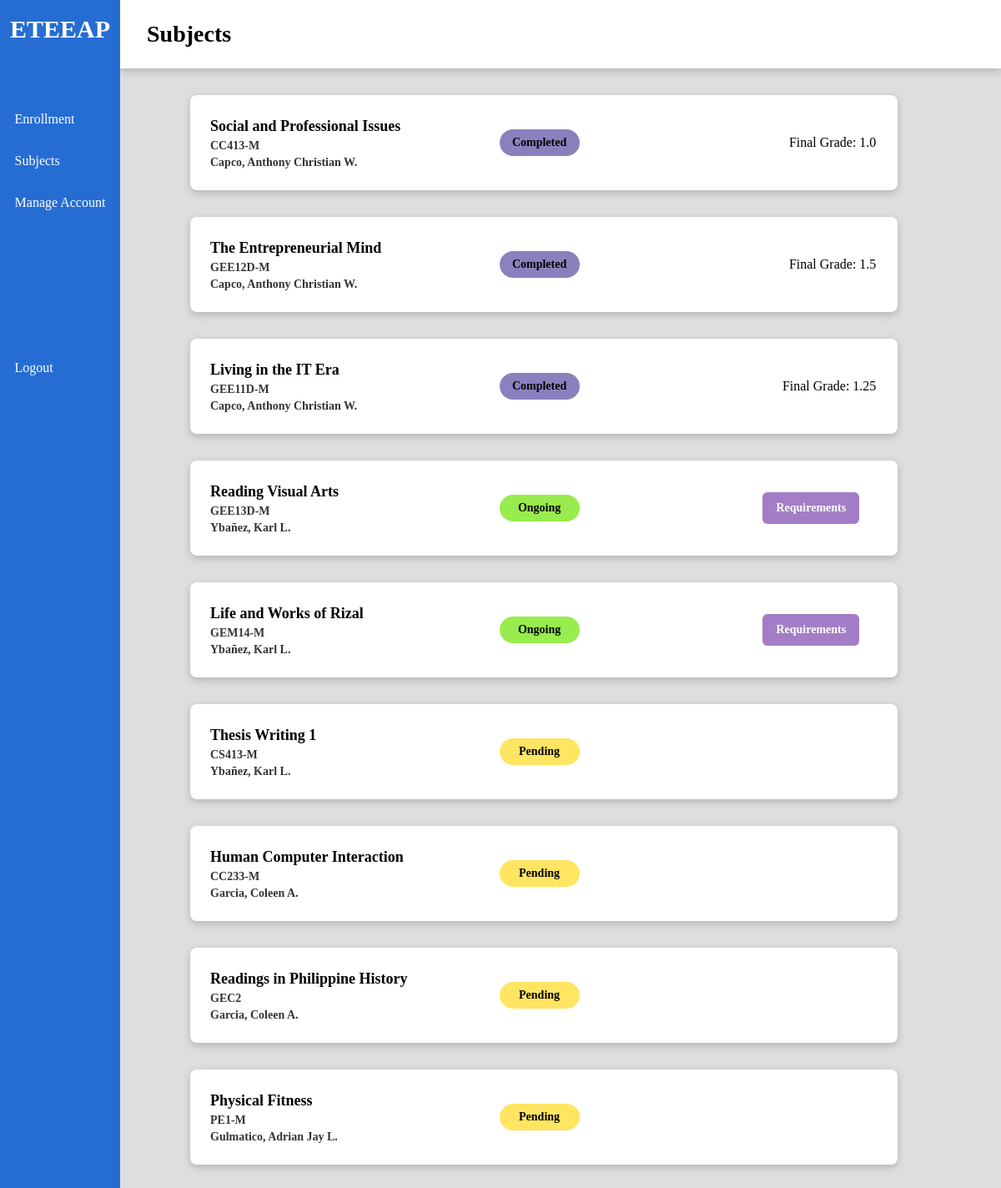
The page /index/subjects (signed in) on the database its author committed.
### models.py (models this page shows)
class Enrollment(db.Model):
    __tablename__ = "enrollments"
    id = db.Column("id", db.Integer, primary_key=True)
    course = db.Column("course", db.Integer, db.ForeignKey('courses.id'))
    units = db.Column("units", db.Integer)
    ay = db.Column("academic_year", db.String(9))
    semester = db.Column("semester", db.Enum('1st', '2nd', 'Midyear'))
    instructor = db.Column("instructor", db.Integer, db.ForeignKey('instructors.id'))
    student = db.Column("student", db.Integer, db.ForeignKey('students.id'))
    status = db.Column("status", db.Enum('listed', 'pending', 'ongoing', 'completed'), default='listed')
    grade = db.Column("grade", db.Float)
    form1 = db.Column("form1path", db.String(64))
    form2 = db.Column("form2path", db.String(64))
    form3 = db.Column("form3path", db.String(64))
    honorarium = db.Column("honorarium", db.Enum('onprocess', 'released'), default='onprocess')
    requirements = db.relationship("Requirement", backref='enrollments')

class Course(db.Model):
    __tablename__ = "courses"
    id = db.Column("id", db.Integer, primary_key=True)
    title = db.Column("title", db.String(64))
    code = db.Column("code", db.String(8))
    program_id = db.Column(db.Integer, db.ForeignKey("programs.id"))

### views.py (the view)
@views.route('/subjects')
def subjects():
    if g.user != 'student':
        return redirect(url_for('.unauthorized'))
    views = user_views[g.user]
    data = db.get_student_enrollments(db.uid_to_pk(session.get('id'), 'student'))
    student_id = db.uid_to_pk(session.get('id'), 'student')
    for i in data:
        i['instructor']['name'] = f"{i['instructor']['l_name'].title()}, {i['instructor']['f_name']} {i['instructor']['m_name'][0]+'.' if i['instructor']['m_name'] else ''}"
    return render_template('subjects.html', page="Subjects", data=data, student_id=student_id, views=views)

### db_functions.py (called while the page is built)
def get_user(user_id):
    return User.query.filter_by(id=user_id).first().__dict__

def uid_to_pk(uid, user_type):
    if user_type == 'student':
        obj = Student
    elif user_type == 'instructor':
        obj = Instructor
    elif user_type == 'admin':
        obj = Admin
    else:
        return "Error"
    return obj.query.filter_by(user=uid).first().__dict__['id']

def get_instructor_bypk(id):
    instructor = Instructor.query.filter_by(id=id).first().__dict__
    userinfo = get_user(instructor['user'])
    instructor['f_name'] = userinfo['f_name']
    instructor['l_name'] = userinfo['l_name']
    instructor['m_name'] = userinfo['m_name']
    instructor['username'] = userinfo['username']
    return instructor

def get_student_enrollments(student_id):
    enrollments = (
        Enrollment.query.filter_by(student=student_id)
        .join(Instructor)
        .join(Course)
        .all()
    )
    response = []
    for e in enrollments:
        enrollment_data = e.__dict__
        instructor_data = get_instructor_bypk(e.instructor)
        course_data = get_course(e.course)
        enrollment_data['instructor'] = instructor_data
        enrollment_data['course'] = course_data
        response.append(enrollment_data)
    return response

def get_course(cid):
    return Course.query.filter_by(id=cid).first().__dict__

### views.py (called while the page is built)
@views.before_request
def verify_permissions():
    g.user = None
    if 'user' in session:
        g.user = session['user']
    else:
        return redirect('/login')

### templates/subjects.html (shortened to what this page needs)
{% extends "index.html" %}
{% block content %}
<div class="main-content">
    {% if data %}
        {% for e in data %}
        <div class="main-row">
            <div class="card bar color-white">
                <div class="left">
                    <div class="card-strongtext">{{ e.course.title }}</div>
                    <div class="card-subtext">{{ e.course.code }}</div>
                    <div class="card-subtext">{{ e.instructor.name }}</div>
                </div>
                <div class="middle">
                    <div class="cell {{ e.status }}"> {{ e.status|title }} </div>
                </div>
                <div class="right">
                    {% if e.status == 'ongoing' %}
                    <button class="btn-purple" onclick="viewRequirements('{{student_id}}', '{{e.id}}')">Requirements</button>
                    {% elif e.status == 'completed' %}
                    <p>Final Grade: {{ e.grade }} </p>
                    {% endif %}
                </div>
            </div>
        </div>
        {% endfor %}
    {% else %}
    <div class="main-row">
        <div class="card thin-bar color-1 opacity-80">
            <p id="status"> Not yet enrolled </p>
        </div>
    </div>
    {% endif %}
</div>
{% endblock %}

### templates/index.html (shortened to what this page needs)
<!DOCTYPE html>
<html lang="en">
    <head>
        <link rel="stylesheet" href= "{{ url_for('static',filename='styles/index.css') }}">
    </head>
    <body>
        <div class="view">
            <div class="sidebar">
                <div class="logo">
                    <img src=""><br>
                    <h4>ETEEAP</h4><br>
                </div>
                <ul>
                    {% for view in views %}
                    <li><div class=icon></div><a class="side-links" href="{{ url_for(view.link) }}">{{ view.name }}</a></li>
                    {% endfor %}
                    <li id="logout"><div class=icon></div><a href="/logout">Logout</a></li>
                </ul><br>
            </div>
            <div class="page-content">
                <div class="nav"><h4>{{ page }}</h4></div>
                <div class="main-content">
                    {% block content %}
                    {% endblock %}
                </div>
            </div>
        </div>
    </body>
</html>

### static/styles/index.css (style rules this page uses)
* { margin: 0; padding: 0; font-family: quicksand; }
body { background-color: #dedede; }
a { margin: 0; padding: 0; text-decoration: none; color: white; }
p { margin-left: 52px; }
.btn-purple { background-color: rgba(153, 111, 192, 0.9); }
.view { height: 100vh; width: 100vw; margin: 0; padding: 0; display: flex; }
.page-content { position: fixed; right: 0; height: 100%; width: 88vw; overflow: auto; }

### rows shown on the page
Enrollment: course "Social and Professional Issues", course.code "CC413-M", instructor.name "Capco, Anthony Christian W.", status "Completed", grade "1.0"
Enrollment: course "The Entrepreneurial Mind", course.code "GEE12D-M", instructor.name "Capco, Anthony Christian W.", status "Completed", grade "1.5"
Enrollment: course "Living in the IT Era", course.code "GEE11D-M", instructor.name "Capco, Anthony Christian W.", status "Completed", grade "1.25"
Enrollment: course "Reading Visual Arts", course.code "GEE13D-M", instructor.name "Ybañez, Karl L.", status "Ongoing"
Enrollment: course "Life and Works of Rizal", course.code "GEM14-M", instructor.name "Ybañez, Karl L.", status "Ongoing"
Enrollment: course "Thesis Writing 1", course.code "CS413-M", instructor.name "Ybañez, Karl L.", status "Pending"
Enrollment: course "Human Computer Interaction", course.code "CC233-M", instructor.name "Garcia, Coleen A.", status "Pending"
Enrollment: course "Readings in Philippine History", course.code "GEC2", instructor.name "Garcia, Coleen A.", status "Pending"
Enrollment: course "Physical Fitness", course.code "PE1-M", instructor.name "Gulmatico, Adrian Jay L.", status "Pending"

### other values the page prints
{{ view.name }} "Enrollment" "Subjects" "Manage Account"
{{ page }} "Subjects"
